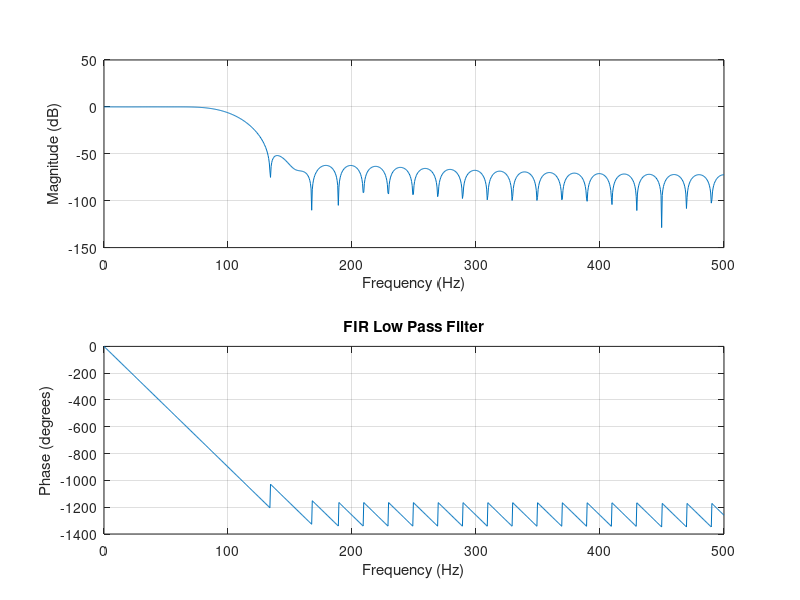

This figure's MATLAB source:
clc;
clear;
close all;

Fs = 1000;
Fc = 100;
N = 50;

b = fir1(N, Fc/(Fs/2), 'low');

freqz(b, 1, 1024, Fs);

title('FIR Low Pass Filter');
